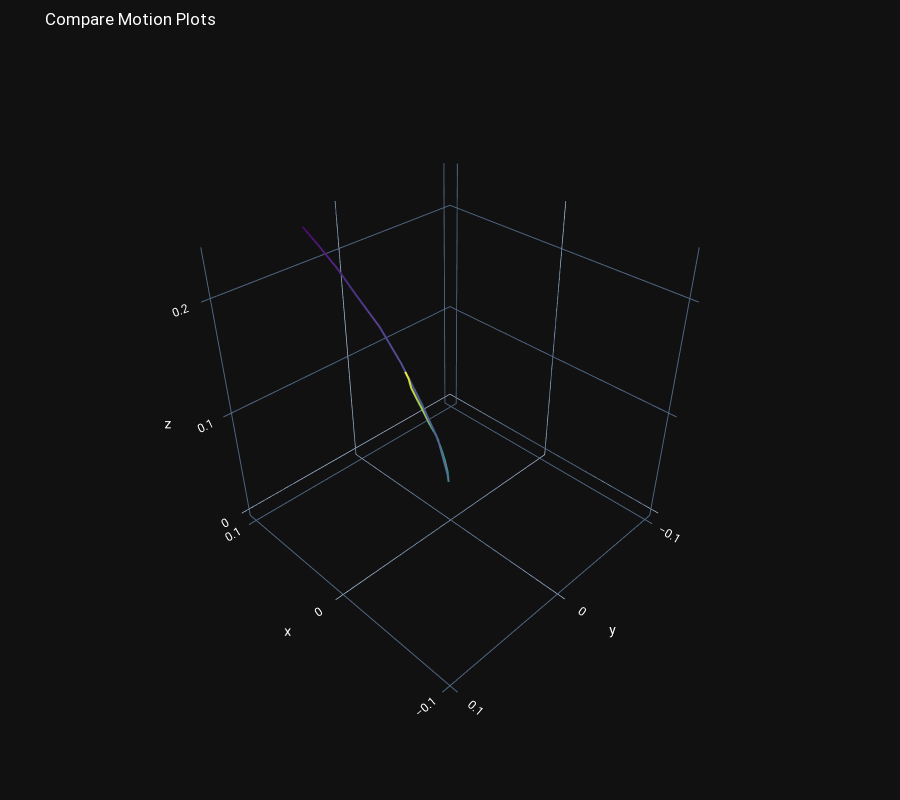

Notebook code for this chart:
### Code cell
counter = 0
for d in project_config.train_iterator:
    if counter > 6:
        X = d["X"][:3, :, :]
        print(X.shape)
        min_val, max_val = get_min_max_from_dataset(X)
            
        X_scaled = torch.zeros_like(X)
        X_centered = torch.zeros_like(X)
        X_centered_scaled = torch.zeros_like(X)

        # # finding the touching point of each motion and centering the motion on that
        center_points = torch.zeros_like(X[:, 0:1, :])        
        center_points[:, 0, :3] = X[:, 9, :3]
        X_centered =  X - center_points

        # # scaling data between 0 and 1
        X_scaled =(X - min_val) / (max_val - min_val)
        
        print (torch.sum(X -(X_scaled*(max_val - min_val)+min_val)) < 0.001)
        
        # # scaling the centered data between 0 and 1
        centered_min_val, centered_max_val = get_min_max_from_dataset(X_centered)
        
        x_samples = d[project_config.data_item]
        y_samples = d["Y"]
        
        x_rec, __, __ = model(x_samples, y_samples)
        
        centered_min_val= d["centered_min_val"][0]
        centered_max_val= d["centered_max_val"][0]
        
        X_centered_scaled = (X_centered - centered_min_val) / (centered_max_val - centered_min_val)
        X_back_to_orig = (X_centered_scaled*(centered_max_val - centered_min_val)+centered_min_val)+center_points
            

        fig_01 = compare_motion_data_plots([X, X_back_to_orig], 0) 
        break
    counter +=1

### Figure 1 — Plotly figure (JSON) as saved in the notebook; plotly's stock layout.template omitted (floating-point values rounded to 4 significant figures)
{"data": [{"line": {"color": [0, 1, 2, 3, 4, 5, 6, 7, 8, 9, 10, 11, 12, 13, 14, 15, 16, 17, 18, 19], "colorscale": [[0, "#440154"], [0.1111, "#482878"], [0.2222, "#3e4989"], [0.3333, "#31688e"], [0.4444, "#26828e"], [0.5556, "#1f9e89"], [0.6667, "#35b779"], [0.7778, "#6ece58"], [0.8889, "#b5de2b"], [1, "#fde725"]], "width": 4}, "mode": "lines", "type": "scatter3d", "x": [0.1013, 0.09162, 0.08017, 0.06687, 0.05272, 0.03813, 0.02517, 0.01557, 0.01223, 0.01219, 0.01319, 0.01423, 0.0159, 0.01824, 0.02084, 0.0238, 0.0268, 0.02982, 0.03211, 0.03356], "y": [0.03179, 0.02767, 0.02319, 0.01912, 0.01325, 0.008303, 0.003358, -0.003125, -0.008771, -0.01006, -0.009922, -0.008234, -0.006117, -0.003873, 0.000139, 0.00299, 0.005548, 0.007774, 0.007712, 0.009311], "z": [0.232, 0.219, 0.2034, 0.184, 0.1615, 0.1333, 0.1014, 0.0664, 0.02921, 0.01921, 0.03041, 0.04258, 0.05555, 0.06851, 0.08156, 0.09377, 0.1049, 0.1153, 0.1226, 0.1289]}, {"line": {"color": [0, 1, 2, 3, 4, 5, 6, 7, 8, 9, 10, 11, 12, 13, 14, 15, 16, 17, 18, 19], "colorscale": [[0, "rgb(75, 41, 145)"], [0.1667, "rgb(135, 44, 162)"], [0.3333, "rgb(192, 54, 157)"], [0.5, "rgb(234, 79, 136)"], [0.6667, "rgb(250, 120, 118)"], [0.8333, "rgb(246, 169, 122)"], [1, "rgb(237, 217, 163)"]], "width": 1}, "mode": "lines", "type": "scatter3d", "x": [0.1013, 0.09162, 0.08017, 0.06687, 0.05272, 0.03813, 0.02517, 0.01557, 0.01223, 0.01219, 0.01319, 0.01423, 0.0159, 0.01824, 0.02084, 0.0238, 0.0268, 0.02982, 0.03211, 0.03356], "y": [0.03179, 0.02767, 0.02319, 0.01912, 0.01325, 0.008303, 0.003358, -0.003125, -0.008771, -0.01006, -0.009922, -0.008234, -0.006117, -0.003873, 0.000139, 0.00299, 0.005548, 0.007774, 0.007712, 0.009311], "z": [0.232, 0.219, 0.2034, 0.184, 0.1615, 0.1333, 0.1014, 0.0664, 0.02921, 0.01921, 0.03041, 0.04258, 0.05555, 0.06851, 0.08156, 0.09377, 0.1049, 0.1153, 0.1226, 0.1289]}, {"marker": {"size": 0.1}, "mode": "markers", "type": "scatter3d", "x": [-0.1, 0.1], "y": [-0.1, 0.1], "z": [0, 0.1]}], "layout": {"coloraxis": {"showscale": false}, "font": {"color": "white", "family": "Roboto, monospace", "size": 12}, "height": 800, "margin": {"b": 50, "l": 5, "r": 5, "t": 50}, "scene": {"aspectratio": {"x": 1, "y": 1, "z": 1}, "camera": {"eye": {"x": -1.5, "y": 1.5, "z": 1.5}, "up": {"x": 0, "y": 0, "z": 1}}}, "showlegend": false, "title": {"text": "Compare Motion Plots"}, "xaxis": {"fixedrange": true, "showgrid": false, "showticklabels": false, "zeroline": false, "zerolinecolor": "gray", "zerolinewidth": 1}, "yaxis": {"fixedrange": true, "showgrid": false, "showticklabels": false, "zeroline": false, "zerolinecolor": "gray", "zerolinewidth": 1}}}
